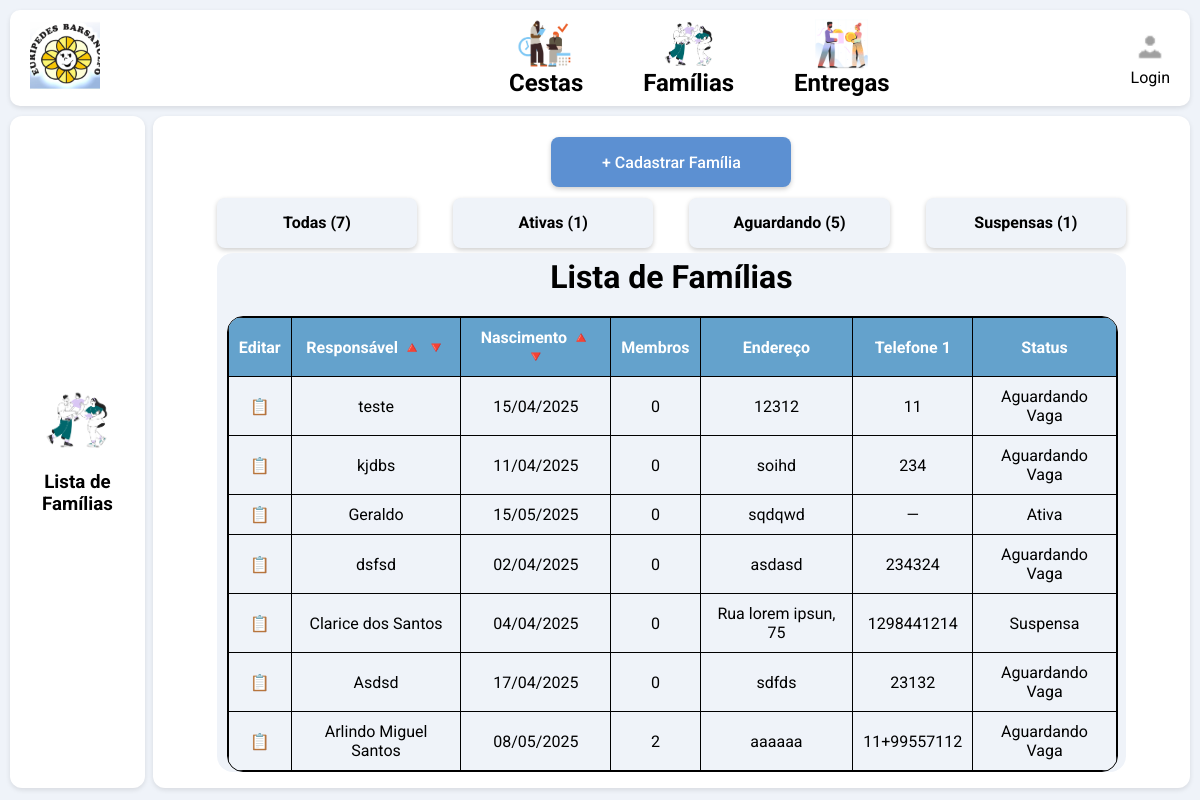
The app's page /cadastro/familias/?order_by=-nome with its own data.
### website/models.py (models this page shows, shortened)
class Familia(models.Model):
    STATUS_ATENDIMENTO_CHOICES = [
        ("Ativa", "Ativa"),
        ("Suspensa", "Suspensa"),
        ("Aguardando Vaga", "Aguardando Vaga"),
    ]
    status_atendimento = models.CharField(max_length=20, choices=STATUS_ATENDIMENTO_CHOICES, default="Aguardando Vaga")
    inicio_atendimento = models.DateField(null=True, blank=True)
    termino_atendimento = models.DateField(null=True, blank=True)
    data_entrevista = models.DateField(null=True, blank=True)
    nome = models.CharField(max_length=50)
    rg = models.CharField(max_length=12)
    cpf = models.CharField(max_length=14)
    data_nascimento = models.DateField()
    receita_apro = models.CharField(max_length=50, null=True, blank=True)
    despesa_apro = models.CharField(max_length=50, null=True, blank=True)
    obs_responsavel = models.CharField(max_length=50, null=True, blank=True)
    endereco = models.CharField(max_length=50)
    bairro = models.CharField(max_length=50)
    cidade = models.CharField(max_length=50)
    cep = models.CharField(max_length=9)
    ponto_referencia = models.CharField(max_length=50, null=True, blank=True)
    complemento = models.CharField(max_length=50, null=True, blank=True)
    data_visita = models.DateField(null=True, blank=True)
    LIXO_CHOICES = [
        ("Queima", "Queima"),
        ("Enterra", "Enterra"),
        ("Coleta", "Coleta"),
    ]
    lixo = models.CharField(max_length=50, choices=LIXO_CHOICES, null=True, blank=True)
    LIMPEZA_CASA_CHOICES = [
        ("Varre", "Varre"),
        ("Lava", "Lava"),
        ("Ambos", "Ambos"),
    ]
    limpeza_casa = models.CharField(max_length=50, choices=LIMPEZA_CASA_CHOICES, null=True, blank=True)
    obs_limpeza = models.CharField(max_length=2000, null=True, blank=True)
    AGUA_CHOICES = [
        ("Encanada", "Encanada"),
        ("Poço", "Poço"),
        ("Cisterna", "Cisterna"),
    ]
    agua = models.CharField(max_length=50, null=True, blank=True, choices=AGUA_CHOICES)
    ESGOTO_CHOICES = [
        ("Rede", "Rede"),
        ("Fossa", "Fossa"),
        ("Céu Aberto", "Céu Aberto"),
    ]
    esgoto = models.CharField(max_length=50, null=True, blank=True, choices=ESGOTO_CHOICES)
    obs_saneamento = models.CharField(max_length=2000, null=True, blank=True)
    TIPO_MORADIA_CHOICES = [
        ("Própria", "Própria"),
        ("Alugada", "Alugada"),
        ("Cedida", "Cedida"),
    ]
    tipo_moradia= models.CharField(max_length=20, null=True, blank=True, choices=TIPO_MORADIA_CHOICES)
    num_comodo = models.IntegerField(null=True, blank=True)
    num_moradores = models.IntegerField(null=True, blank=True)
    BANHEIRO_CHOICES = [
        ("Banheiro Externo", "Banheiro Externo"),
        ("Banheiro Interno", "Banheiro Interno"),
    ]
    banheiro = models.CharField(max_length=20, null=True, blank=True, choices=BANHEIRO_CHOICES)
    CONSTRUCAO_CHOICES = [
        ("Alvenaria", "Alvenaria"),
        ("Taipa", "Taipa"),
        ("Madeira", "Madeira"),
    ]
    construcao = models.CharField(max_length=50, null=True, blank=True, choices=CONSTRUCAO_CHOICES)
    televisor = models.BooleanField(null=True, blank=True)
    geladeira = models.BooleanField(null=True, blank=True)
    celular_smartphone_tablet = models.BooleanField(null=True, blank=True)
    aparelho_som = models.BooleanField(null=True, blank=True)
    maquina_lavar = models.BooleanField(null=True, blank=True)
    carro_moto = models.BooleanField(null=True, blank=True)
    dvd = models.BooleanField(null=True, blank=True)
    computador_notebook = models.BooleanField(null=True, blank=True)
    telefone_internet = models.BooleanField(null=True, blank=True)
    obs_gerais = models.TextField(max_length=2000, null=True, blank=True)

class Telefone(models.Model):
    familia = models.ForeignKey(Familia, on_delete=models.CASCADE)
    telefone = models.CharField(max_length=11, null=True, blank=True)

### website/views.py (the view)
# urls.py: path("cadastro/familias/", lista_familias, name="lista_familias"),            # listagem
def lista_familias(request):
    order_field   = request.GET.get('order_by', 'nome')
    status_filtro = request.GET.get('status')
    valid_fields = ['nome', 'data_nascimento', '-nome', '-data_nascimento']
    if order_field not in valid_fields:
        order_field = 'nome'
    queryset = (
        Familia.objects
        .annotate(total_membros=Count('parente'))
    )
    if status_filtro in ['Ativa', 'Suspensa', 'Aguardando Vaga']:
        queryset = queryset.filter(status_atendimento=status_filtro)
    if 'nome' in order_field:
        descending = order_field.startswith('-')
        queryset = queryset.annotate(nome_lower=Lower('nome'))
        queryset = queryset.order_by('-nome_lower' if descending else 'nome_lower')
    else:
        queryset = queryset.order_by(order_field)
    queryset = queryset.prefetch_related('telefone_set')
    context = {
        'dados_familia': queryset,
        'range': range(20),
        'total_familias': Familia.objects.count(),
        'total_ativas': Familia.objects.filter(status_atendimento="Ativa").count(),
        'total_aguardando': Familia.objects.filter(status_atendimento="Aguardando Vaga").count(),
        'total_suspensas': Familia.objects.filter(status_atendimento="Suspensa").count(),
        'status_filtro': status_filtro,
    }
    return render(request, "lista_familias.html", context)

### website/templates/lista_familias.html (shortened to what this page needs)
{% load static %}
<!DOCTYPE html>
<html lang="en">
<head>
    <link rel="stylesheet" href="{% static 'css/daniel.css' %}" typer="css">
</head>
<body>
{% include 'includes/nav.html' %}
<div class="main-container">
    <div class="left-column">
        <div class="left-column-content">
        <img src="{% static 'img/familia.png' %}" alt="Example" />
        <h3>Lista de Famílias</h3>
        </div>
    </div>
    <div class="right-column">
        <div class="right-column-content">
            <div class="right-column-buttons-1">
                <div class="buttons-1-row">
                    <a href="{% url 'criar_familia' %}">
                    <div class="button-register-1">
                        + Cadastrar Família
                    </div></a>
                </div>
                <div class="buttons-1-row">
                    <a href="{% url 'lista_familias' %}" class="button-info-1 {% if not status_filtro %}ativo{% endif %}">
                        Todas ({{ total_familias }})
                    </a>
                    <a href="?status=Ativa" class="button-info-1 {% if status_filtro == 'Ativa' %}ativo{% endif %}">
                        Ativas ({{ total_ativas }})
                    </a>
                    <a href="?status=Aguardando Vaga" class="button-info-1 {% if status_filtro == 'Aguardando Vaga' %}ativo{% endif %}">
                        Aguardando ({{ total_aguardando }})
                    </a>
                    <a href="?status=Suspensa" class="button-info-1 {% if status_filtro == 'Suspensa' %}ativo{% endif %}">
                        Suspensas ({{ total_suspensas }})
                    </a>
                </div>
            </div>
            <div class="right-column-list-1">
            <h1>Lista de Famílias</h1>
            <div class="table-container">
                <table>
                <thead>
                    <tr>
                    <th>Editar</th>
                    <th>Responsável <a href="?order_by=nome">🔺</a> <a href="?order_by=-nome">🔻</a></th>
                    <th>Nascimento <a href="?order_by=data_nascimento">🔺</a> <a href="?order_by=-data_nascimento">🔻</a></th>
                    <th>Membros</th>
                    <th>Endereço</th>
                    <th>Telefone 1</th>
                    <th>Status</th>
                    </tr>
                </thead>
                <tbody>
                    {% for registro in dados_familia %}
                    <tr>
                    <td><a href="{{ registro.id }}/editar">📋</a></td>
                    <td>{{ registro.nome }}</td>
                    <td>{{ registro.data_nascimento|date:"d/m/Y" }}</td>
                    <td>{{ registro.parente_set.count }}</td>
                    <td>{{ registro.endereco }}</td>
                    <td>{{ registro.telefone_set.all.0.telefone|default:"—" }}</td>
                    <td>{{ registro.status_atendimento }}</td>
                    </tr>
                    {% endfor %}
                </tbody>
                </table>
            </div>
            </div>
        </div>
    </div>
</div>
</body>
</html>

### static/css/daniel.css (style rules this page uses)
* { margin: 0; padding: 0; box-sizing: border-box; font-family: 'Roboto', sans-serif; }
body { background: #EFF3F9; flex-direction: column; }
h1 { margin: 5px; }
a { text-decoration: none; color: inherit; }
.main-container { display: flex; gap: 0.5rem; height: 84vh; box-sizing: border-box; margin: 10px; }
.left-column { flex: 0.25; box-shadow: 0 2px 5px rgba(0,0,0,0.1); background-color: #fff; border-radius: 12px; align-content: center; }
.left-column-content { padding: 2rem; text-align: center; }
.left-column-content img { display: inline-block; max-width: 100%; height: auto; border-radius: 8px; margin-bottom: 1rem; }
.right-column { flex: 2; background-color: #ffffff; padding: 1rem; border-radius: 12px; box-shadow: 0 2px 5px rgba(0,0,0,0.1); display: flex; flex-direction: column; overflow: auto; }
.right-column-content { padding-right: 3rem; padding-left: 3rem; text-align: center; flex-direction: column; height: 100%; width: 100%; flex: 1; display: flex; }
.right-column-buttons-1 { flex: 0.25; display: flex; flex-direction: column; height: 100%; }
.buttons-1-row { flex: 1; display: flex; align-items: center; justify-content: center; height: 100%; gap: 3vw; }
.button-register-1 { display: inline-block; background-color: #5C90D2; color: #ffffff; width: 240px; height: 50px; border: none; border-radius: 8px; font-size: 16px; font-weight: 500; text-decoration: none; align-content: center; cursor: pointer; text-align: center; transition: background-color 0.3s ease, box-shadow 0.3s ease; box-shadow: 0 2px 5px rgba(0, 0, 0, 0.2); }
.button-info-1 { display: inline-block; background-color: #EFF3F9; color: #000000; width: 240px; height: 50px; border: none; border-radius: 8px; font-size: 16px; font-weight: 500; text-decoration: none; align-content: center; cursor: pointer; text-align: center; transition: background-color 0.3s ease, box-shadow 0.3s ease; box-shadow: 0 2px 5px rgba(0, 0, 0, 0.2); font-weight: bold; }
.right-column-list-1 { flex: 0.75; border-radius: 16px; background-color: #EFF3F9; }
.table-container { width: 98%; max-height: 500px; overflow: auto; border: 1px solid #000; margin-top: 20px; margin-left: 10px; margin-right: 10px; border-radius: 16px; }
table { width: 100%; border-collapse: collapse; }
table th, table td { border: 1px solid #000; padding: 10px; text-align: center; }
table th { background-color: rgb(100, 162, 204); color: white; font-weight: bold; position: sticky; top: 0; z-index: 2; }

### records on screen
Familia: nome "teste", data_nascimento "15/04/2025", parente_set.count "0", endereco "12312", telefone_set.all.0.telefone "11", status_atendimento "Aguardando Vaga"
Familia: nome "kjdbs", data_nascimento "11/04/2025", parente_set.count "0", endereco "soihd", telefone_set.all.0.telefone "234", status_atendimento "Aguardando Vaga"
Familia: nome "Geraldo", data_nascimento "15/05/2025", parente_set.count "0", endereco "sqdqwd", telefone_set.all.0.telefone "—", status_atendimento "Ativa"
Familia: nome "dsfsd", data_nascimento "02/04/2025", parente_set.count "0", endereco "asdasd", telefone_set.all.0.telefone "234324", status_atendimento "Aguardando Vaga"
Familia: nome "Clarice dos Santos", data_nascimento "04/04/2025", parente_set.count "0", endereco "Rua lorem ipsun, 75", telefone_set.all.0.telefone "1298441214", status_atendimento "Suspensa"
Familia: nome "Asdsd", data_nascimento "17/04/2025", parente_set.count "0", endereco "sdfds", telefone_set.all.0.telefone "23132", status_atendimento "Aguardando Vaga"
Familia: nome "Arlindo Miguel Santos", data_nascimento "08/05/2025", parente_set.count "2", endereco "aaaaaa", telefone_set.all.0.telefone "11+99557112", status_atendimento "Aguardando Vaga"

### other values on screen
{{ total_familias }} "7"
{{ total_ativas }} "1"
{{ total_aguardando }} "5"
{{ total_suspensas }} "1"
